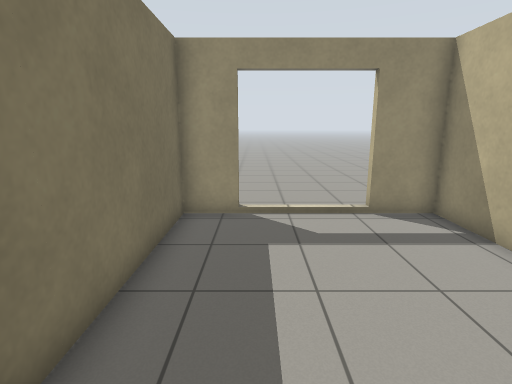
View 1 (above)

17 first-person views from a walk through a world built for the Gazebo simulator. The camera is 1.3 m above the floor, tilts 12° down and sees 80° across. The floor is counted in squares, 0.5 m on a side. Each view is taken from the middle of a square. On the plan, view 1 faces up. The plan holds only what a view shows up to about 20 squares ahead; the rest is blank. Gazebo's built-in surfaces are drawn with simple patterns.

View 2
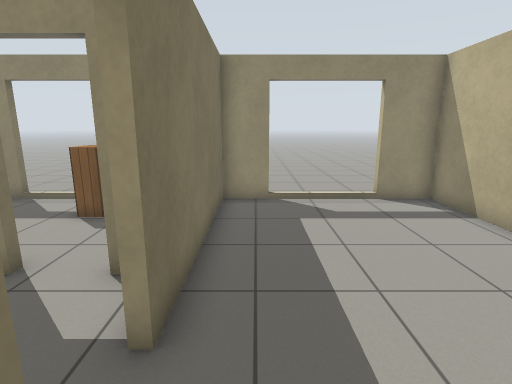

View 3
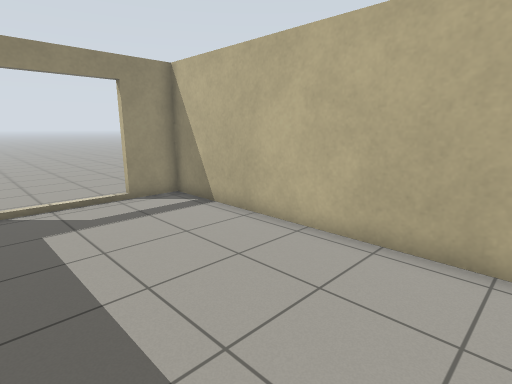

View 4
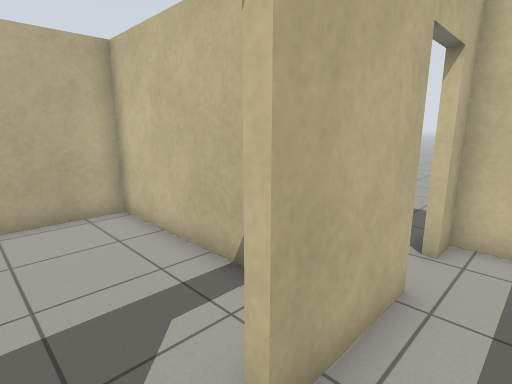

View 5
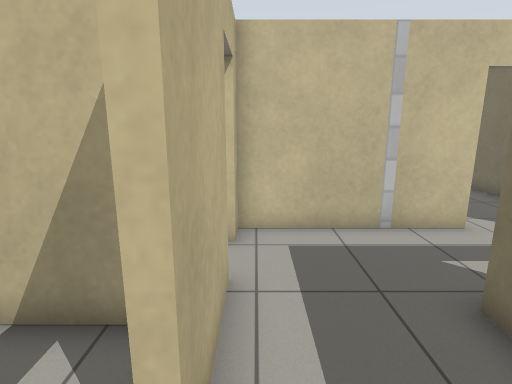

View 6
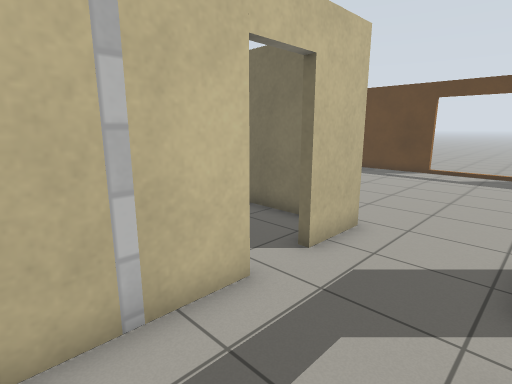

View 7
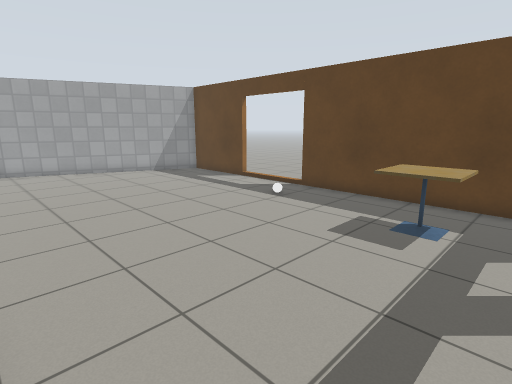

View 8
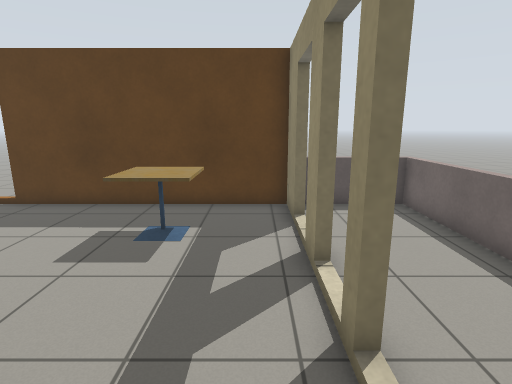

View 9
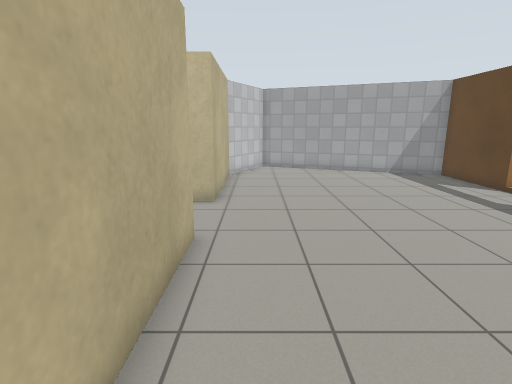

View 10
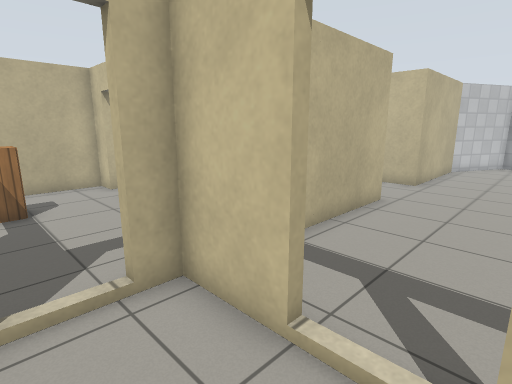

View 11
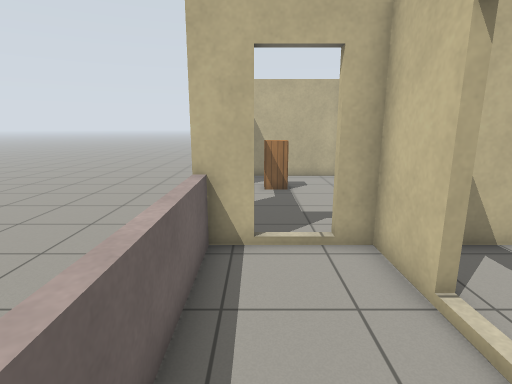

View 12
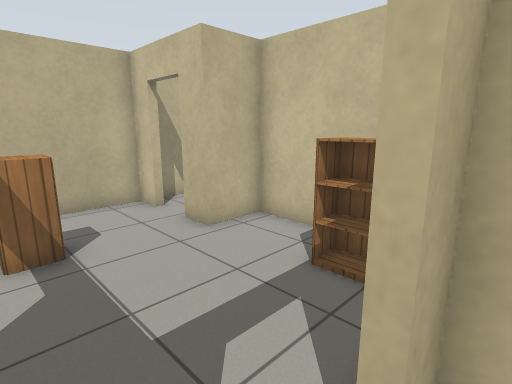

View 13
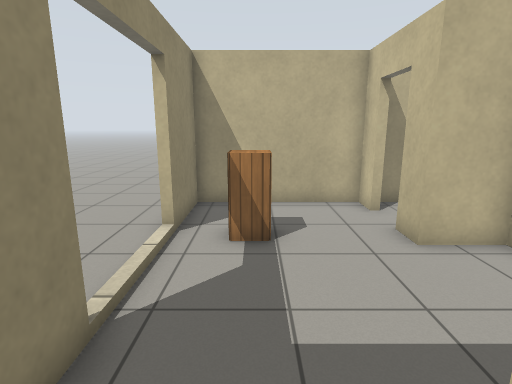

View 14
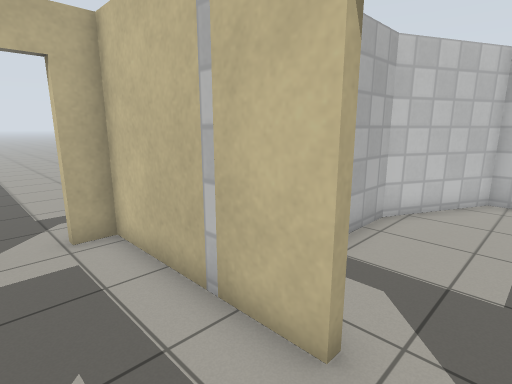

View 15
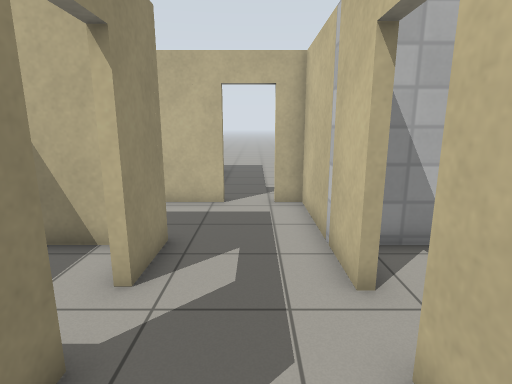

View 16
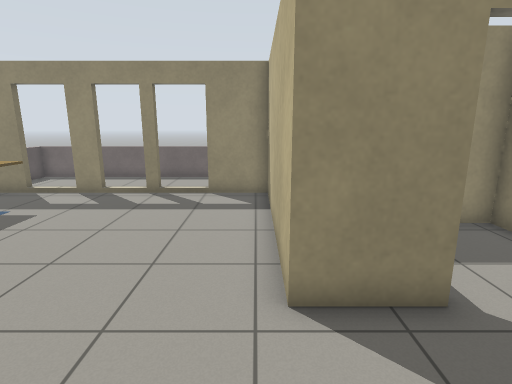

View 17
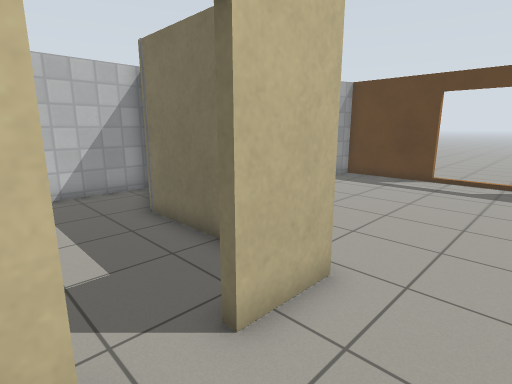

### Floor plan
Ten units are one square. View 1 is at (0, 0); x grows to the right and y downward. Boxes are objects, and circles mark ways between rooms. Rooms are numbered by the first view taken in them; rooms with no view inside come last. Other rooms are left out.
<svg viewBox="-247 -99 307 270">
<path fill="none" stroke="#000" d="M-14 26 55 26 55 -91 34 -91M-5 -91 -22 -91 -22 -12M-101 29 -125 29 -125 -51 -150 -51M-165 -51 -175 -51M-85 66 -25 66 -25 57M-150 -54 -125 -54 -125 -62M-191 -51 -205 -51M-242 83 -242 127 -145 166 -125 127 -125 66 -102 66M-62 24 -62 29 -84 29M-221 -51 -242 -51 -242 45M-125 -80 -125 -94M-25 39 -25 6M-25 -15 -25 -26M-125 -91 -242 -91 -242 -56M-101 -14 -65 -14 -65 -34 -54 -34M-95 -91 -110 -91M-125 -62 -121 -62M-36 -34 -25 -34 -25 -91 -58 -91M-122 84 -122 130M-65 90 -65 77M-140 166 -85 166 -65 127 -65 106M-65 17 -65 -12 -74 -12"/>
<rect x="-225" y="35" width="10" height="10" fill="#bbb"><title>other object</title></rect>
<rect x="-225" y="-25" width="20" height="20" fill="#bbb"><title>cafe table</title></rect>
<rect x="-115" y="-35" width="20" height="10" fill="#bbb"><title>bookshelf</title></rect>
<rect x="-65" y="-75" width="10" height="10" fill="#bbb"><title>cabinet</title></rect>
<circle cx="-20" cy="-5" r="3" fill="#2a7"/>
<circle cx="-130" cy="-75" r="3" fill="#2a7"/>
<circle cx="-45" cy="-30" r="3" fill="#2a7"/>
<circle cx="-95" cy="70" r="3" fill="#2a7"/>
<circle cx="-95" cy="30" r="3" fill="#2a7"/>
<text x="20" y="-30">1</text>
<text x="-160" y="30">2</text>
<text x="-80" y="-50">3</text>
<text x="-100" y="120">4</text>
<text x="-90" y="10">5</text>
</svg>
Room 1 opens to room 2. Room 2 opens to room 3. Room 2 opens to room 4. Room 2 opens to room 5.

Where each view was taken, in squares from view 1:
view 1: 0 up, 0 right, facing up
view 2: 2 down, 1 left, facing up
view 3: 2 down, 1 left, facing up-right
view 4: 1 up, 4 left, facing down-right
view 5: 1 up, 3 left, facing down
view 6: 3 down, 5 left, facing down-left
view 7: 4 up, 13 left, facing down-left
view 8: 4 up, 14 left, facing left
view 9: 4 up, 14 left, facing down
view 10: 8 up, 17 left, facing down-right
view 11: 8 up, 19 left, facing right
view 12: 8 up, 13 left, facing down-right
view 13: 7 up, 13 left, facing right
view 14: 4 down, 10 left, facing down-right
view 15: 5 down, 13 left, facing right
view 16: 7 down, 13 left, facing up
view 17: 4 down, 8 left, facing down-left
